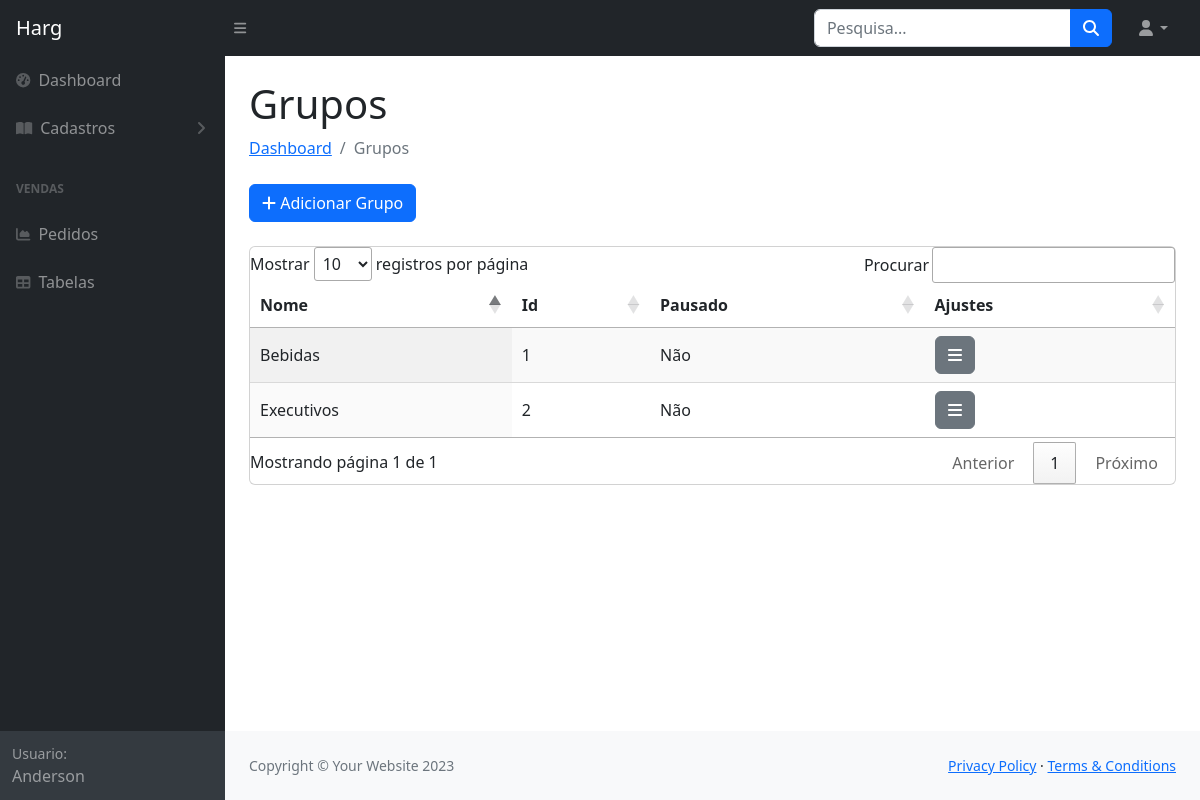
/harg/dashboard/cadastros/consulta-grupos, run on an earlier commit of the app's database.
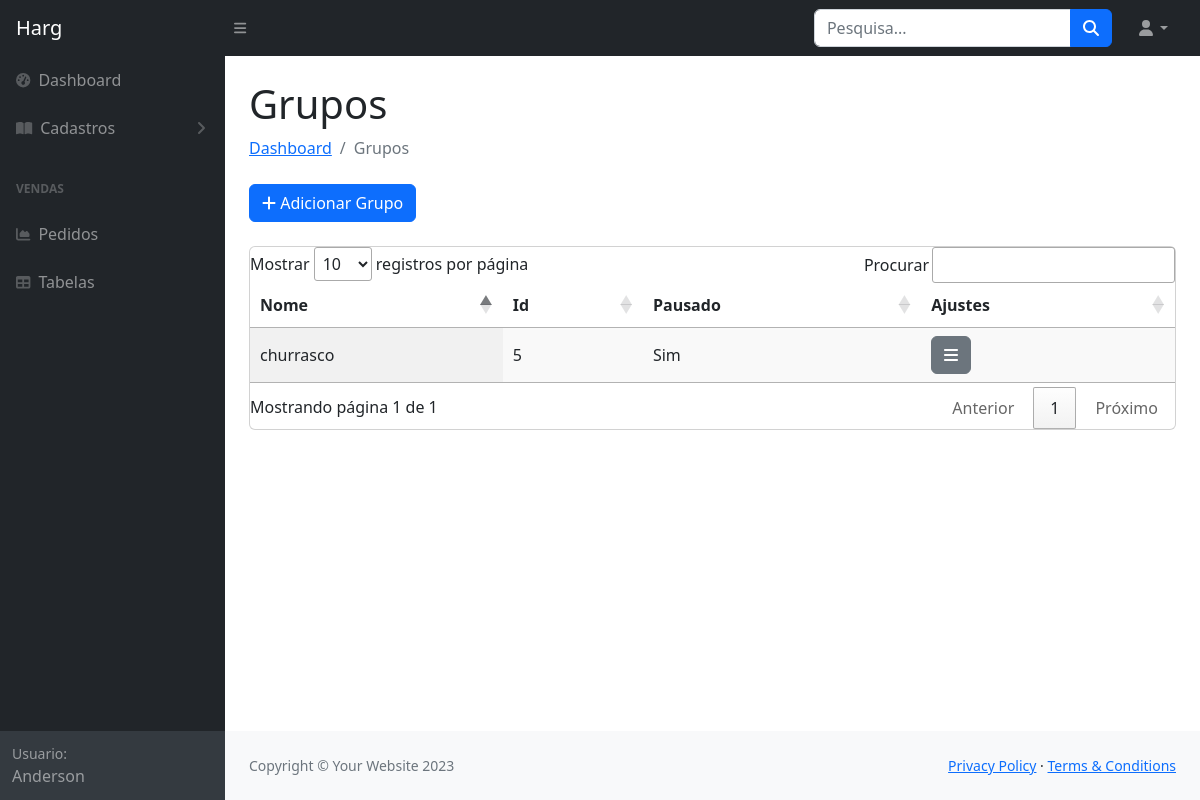
And on a later commit of the database.
### produto/models.py (models this page shows, shortened)
class Grupo(models.Model):
    id_grupo = models.AutoField(primary_key=True)
    nome = models.CharField(max_length=255)
    pausado = models.CharField(default='N', max_length=1)

### produto/views.py (the view)
# urls.py: path('consulta-grupos', views.consulta_grupos, name='consulta_grupos'),
def consulta_grupos(request):
    grupos = Grupo.objects.all()
    return render(request, 'consulta-grupos.html', {'grupos': grupos})

### templates/consulta-grupos.html (shortened to what this page needs)
<!DOCTYPE html>
{% load static %}
<html lang="pt-br">
    <head>
        <link href="https://cdn.jsdelivr.net/npm/simple-datatables@7.1.2/dist/style.min.css" rel="stylesheet"/>
        <link rel="stylesheet" type="text/css" href="https://cdn.datatables.net/1.11.3/css/jquery.dataTables.css">
        <link href="{% static 'css/styles.css' %}" rel="stylesheet" />
        <link rel="stylesheet" href="https://cdnjs.cloudflare.com/ajax/libs/font-awesome/5.15.1/css/all.min.css">
    </head>
    <body class="sb-nav-fixed">
        <nav class="sb-topnav navbar navbar-expand navbar-dark bg-dark">
            <a class="navbar-brand ps-3" href="{% url 'dashboard' %}">Harg</a>
            <button class="btn btn-link btn-sm order-1 order-lg-0 me-4 me-lg-0" id="sidebarToggle" href="#!"><i class="fas fa-bars"></i></button>
            <form class="d-none d-md-inline-block form-inline ms-auto me-0 me-md-3 my-2 my-md-0">
                <div class="input-group">
                    <input class="form-control" type="text" placeholder="Pesquisa..." aria-label="Search for..." aria-describedby="btnNavbarSearch" />
                    <button class="btn btn-primary" id="btnNavbarSearch" type="button"><i class="fas fa-search"></i></button>
                </div>
            </form>
            <ul class="navbar-nav ms-auto ms-md-0 me-3 me-lg-4">
                <li class="nav-item dropdown">
                    <a class="nav-link dropdown-toggle" id="navbarDropdown" href="#" role="button" data-bs-toggle="dropdown" aria-expanded="false"><i class="fas fa-user fa-fw"></i></a>
                </li>
            </ul>
        </nav>
        <div id="layoutSidenav">
            <div id="layoutSidenav_nav">
                <nav class="sb-sidenav accordion sb-sidenav-dark" id="sidenavAccordion">
                    <div class="sb-sidenav-menu">
                        <div class="nav">
                            <a class="nav-link" href="{% url 'dashboard' %}">
                                <div class="sb-nav-link-icon"><i class="fas fa-tachometer-alt"></i></div>
                                Dashboard
                            </a>
                            <a class="nav-link collapsed" href="#" data-bs-toggle="collapse" data-bs-target="#collapsePages" aria-expanded="false" aria-controls="collapsePages">
                                <div class="sb-nav-link-icon"><i class="fas fa-book-open"></i></div>
                                Cadastros
                                <div class="sb-sidenav-collapse-arrow"><i class="fas fa-angle-down"></i></div>
                            </a>
                            <div class="sb-sidenav-menu-heading">VENDAS</div>
                            <a class="nav-link" href="/pedidos">
                                <div class="sb-nav-link-icon"><i class="fas fa-chart-area"></i></div>
                                Pedidos
                            </a>
                            <a class="nav-link" href="tables.html">
                                <div class="sb-nav-link-icon"><i class="fas fa-table"></i></div>
                                Tabelas
                            </a>
                        </div>
                    </div>
                    <div class="sb-sidenav-footer">
                        <div class="small">Usuario:</div>
                        Anderson
                    </div>
                </nav>
            </div>
            <div id="layoutSidenav_content">
                <main>
                    <main>
                        <div class="container-fluid px-4">
                            <h1 class="mt-4">Grupos</h1>
                            <ol class="breadcrumb mb-4">
                                <li class="breadcrumb-item"><a href="{% url 'dashboard' %}">Dashboard</a></li>
                                <li class="breadcrumb-item active">Grupos</li>
                            </ol>
                            <div class="mb-4">
                                <a href="{% url 'cadastrar_grupo' %}" class="btn btn-primary">
                                    <i class="fas fa-plus"></i> Adicionar Grupo
                                </a>
                            </div>
                            <div class="card mb-4">
                                <table id="example" class="display">
                                    <thead>
                                        <tr>
                                            <th>Nome</th>
                                            <th>Id</th>
                                            <th>Pausado</th>
                                            <th>Ajustes</th>
                                        </tr>
                                    </thead>
                                    <tbody>
                                        {% for grupo in grupos %}
                                        <tr>
                                            <td>{{ grupo.nome }}</td>
                                            <td>{{ grupo.id_grupo }}</td>
                                            <td>
                                                <div class="dropdown">
                                                    <label class="form-check-label" id="labelPausado{{ forloop.counter }}" for="pausado{{ forloop.counter }}">
                                                        {% if grupo.pausado == 'S' %}Sim{% else %}Não{% endif %}
                                                    </label>
                                                </div>
                                                <td>
                                                    <div class="dropdown">
                                                        <a class="btn btn-secondary" data-bs-toggle="dropdown" href="#" role="button" aria-haspopup="true" aria-expanded="false">
                                                            <i class="fas fa-bars"></i>
                                                        </a>
                                                    </div>
                                                </td>
                                        </tr>
                                        {% endfor %}
                                    </tbody>
                                </table>
                            </div>
                        </div>
                    </main>
                </main>
                <footer class="py-4 bg-light mt-auto">
                    <div class="container-fluid px-4">
                        <div class="d-flex align-items-center justify-content-between small">
                            <div class="text-muted">Copyright &copy; Your Website 2023</div>
                            <div>
                                <a href="#">Privacy Policy</a>
                                &middot;
                                <a href="#">Terms &amp; Conditions</a>
                            </div>
                        </div>
                    </div>
                </footer>
            </div>
        </div>
    </body>
</html>

What changed in the data, as far as the page shows it:
removed Grupo: nome "Bebidas", id_grupo "1", pausado "Não"
removed Grupo: nome "Executivos", id_grupo "2", pausado "Não"
added Grupo: nome "churrasco", id_grupo "5", pausado "Sim"
